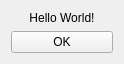
<ui version="4.0" >
 <author></author>
 <comment>
<!--
    Copyright Felix E. Klee, 2003
    Distributed under the Boost Software License, Version 1.0.
    (See accompanying file LICENSE_1_0.txt
    or copy at http://www.boost.org/LICENSE_1_0.txt)
-->
 </comment>
 <exportmacro></exportmacro>
 <class>HelloWorldWidget</class>
 <widget class="QWidget" name="HelloWorldWidget" >
  <property name="geometry" >
   <rect>
    <x>0</x>
    <y>0</y>
    <width>124</width>
    <height>63</height>
   </rect>
  </property>
  <property name="windowTitle" >
   <string>Hello World!</string>
  </property>
  <layout class="QVBoxLayout" >
   <property name="margin" >
    <number>11</number>
   </property>
   <property name="spacing" >
    <number>6</number>
   </property>
   <item>
    <widget class="QLabel" name="TextLabel2" >
     <property name="text" >
      <string>Hello World!</string>
     </property>
     <property name="alignment" >
      <set>Qt::AlignCenter</set>
     </property>
    </widget>
   </item>
   <item>
    <widget class="QPushButton" name="OkButton" >
     <property name="text" >
      <string>OK</string>
     </property>
    </widget>
   </item>
  </layout>
 </widget>
 <layoutdefault spacing="6" margin="11" />
 <pixmapfunction>qPixmapFromMimeSource</pixmapfunction>
 <resources/>
 <connections/>
</ui>
